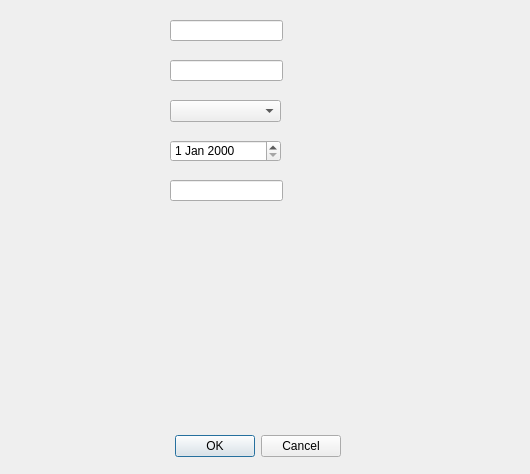
<?xml version="1.0" encoding="UTF-8"?>
<ui version="4.0">
 <class>Dialog</class>
 <widget class="QDialog" name="Dialog">
  <property name="geometry">
   <rect>
    <x>0</x>
    <y>0</y>
    <width>530</width>
    <height>474</height>
   </rect>
  </property>
  <property name="windowTitle">
   <string>Dialog</string>
  </property>
  <widget class="QDialogButtonBox" name="buttonBox">
   <property name="geometry">
    <rect>
     <x>0</x>
     <y>430</y>
     <width>341</width>
     <height>32</height>
    </rect>
   </property>
   <property name="orientation">
    <enum>Qt::Horizontal</enum>
   </property>
   <property name="standardButtons">
    <set>QDialogButtonBox::Cancel|QDialogButtonBox::Ok</set>
   </property>
  </widget>
  <widget class="QLineEdit" name="lineEdit">
   <property name="geometry">
    <rect>
     <x>170</x>
     <y>20</y>
     <width>113</width>
     <height>21</height>
    </rect>
   </property>
  </widget>
  <widget class="QLineEdit" name="lineEdit_2">
   <property name="geometry">
    <rect>
     <x>170</x>
     <y>60</y>
     <width>113</width>
     <height>21</height>
    </rect>
   </property>
  </widget>
  <widget class="QComboBox" name="comboBox">
   <property name="geometry">
    <rect>
     <x>170</x>
     <y>100</y>
     <width>111</width>
     <height>22</height>
    </rect>
   </property>
  </widget>
  <widget class="QDateEdit" name="dateEdit">
   <property name="geometry">
    <rect>
     <x>170</x>
     <y>140</y>
     <width>111</width>
     <height>22</height>
    </rect>
   </property>
  </widget>
  <widget class="QLineEdit" name="lineEdit_3">
   <property name="geometry">
    <rect>
     <x>170</x>
     <y>180</y>
     <width>113</width>
     <height>21</height>
    </rect>
   </property>
  </widget>
 </widget>
 <resources/>
 <connections>
  <connection>
   <sender>buttonBox</sender>
   <signal>accepted()</signal>
   <receiver>Dialog</receiver>
   <slot>accept()</slot>
   <hints>
    <hint type="sourcelabel">
     <x>248</x>
     <y>254</y>
    </hint>
    <hint type="destinationlabel">
     <x>157</x>
     <y>274</y>
    </hint>
   </hints>
  </connection>
  <connection>
   <sender>buttonBox</sender>
   <signal>rejected()</signal>
   <receiver>Dialog</receiver>
   <slot>reject()</slot>
   <hints>
    <hint type="sourcelabel">
     <x>316</x>
     <y>260</y>
    </hint>
    <hint type="destinationlabel">
     <x>286</x>
     <y>274</y>
    </hint>
   </hints>
  </connection>
 </connections>
</ui>
